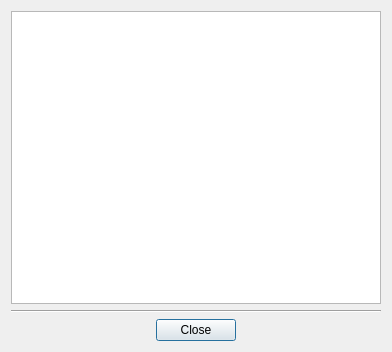
<?xml version="1.0" encoding="UTF-8"?>
<ui version="4.0">
 <class>turnRatioTableDialog</class>
 <widget class="QDialog" name="turnRatioTableDialog">
  <property name="geometry">
   <rect>
    <x>0</x>
    <y>0</y>
    <width>392</width>
    <height>352</height>
   </rect>
  </property>
  <property name="windowTitle">
   <string>Turn probabilities</string>
  </property>
  <property name="modal">
   <bool>true</bool>
  </property>
  <layout class="QVBoxLayout" name="verticalLayout_2">
   <item>
    <layout class="QVBoxLayout" name="verticalLayout">
     <item>
      <widget class="QTableWidget" name="Table"/>
     </item>
     <item>
      <widget class="Line" name="HorizontalLine">
       <property name="orientation">
        <enum>Qt::Horizontal</enum>
       </property>
      </widget>
     </item>
     <item>
      <layout class="QHBoxLayout" name="LayoutButton">
       <item>
        <spacer name="horizontalSpacer1">
         <property name="orientation">
          <enum>Qt::Horizontal</enum>
         </property>
         <property name="sizeHint" stdset="0">
          <size>
           <width>40</width>
           <height>20</height>
          </size>
         </property>
        </spacer>
       </item>
       <item>
        <widget class="QPushButton" name="ButtonClose">
         <property name="text">
          <string>Close</string>
         </property>
         <property name="icon">
          <iconset resource="../../../../resources/eNetEditorResources.qrc">
           <normaloff>:/main/accept.ico</normaloff>:/main/accept.ico</iconset>
         </property>
        </widget>
       </item>
       <item>
        <spacer name="horizontalSpacer2">
         <property name="orientation">
          <enum>Qt::Horizontal</enum>
         </property>
         <property name="sizeHint" stdset="0">
          <size>
           <width>40</width>
           <height>20</height>
          </size>
         </property>
        </spacer>
       </item>
      </layout>
     </item>
    </layout>
   </item>
  </layout>
 </widget>
 <resources>
  <include location="../../../../resources/eNetEditorResources.qrc"/>
 </resources>
 <connections/>
</ui>
